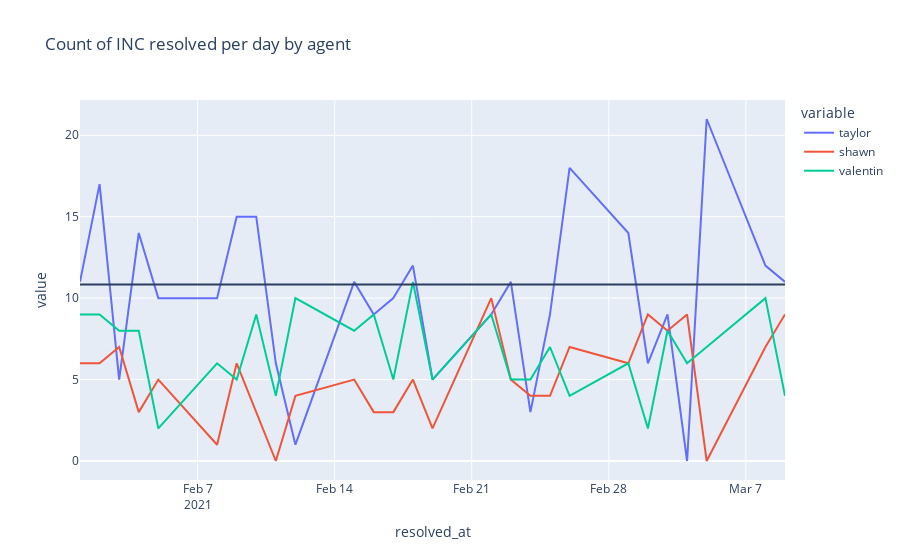

The notebook cell saved with this chart:
### Code cell
df_support = df_main[ (df_main['resolved_by_username_value'] == 'Shawn McCoy') |
                     (df_main['resolved_by_username_value'] == 'Taylor Ramsey')|
                    (df_main['resolved_by_username_value'] == 'Valentin Correa')]

# start_time & end_time
df_support = df_support[ (df_support['resolved_at'] >= '2021-02-01')  ]
df_support['resolved_at'].dt.day.groupby(df_support['resolved_by_username_value']).count()

df_taylor = df_support[ df_support['resolved_by_username_value'] == 'Taylor Ramsey' ]
df_valentin = df_support[ df_support['resolved_by_username_value'] == 'Valentin Correa' ]
df_shawn = df_support[ df_support['resolved_by_username_value'] == 'Shawn McCoy' ]

inc_daily_taylor = df_taylor['task_effective_number'].groupby(df_support['resolved_at'].dt.date).count()
inc_daily_valentin = df_valentin['task_effective_number'].groupby(df_support['resolved_at'].dt.date).count()
inc_daily_shawn = df_shawn['task_effective_number'].groupby(df_support['resolved_at'].dt.date).count()

inc_daily_data = {"taylor": inc_daily_taylor,
                "valentin": inc_daily_valentin,
                "shawn": inc_daily_shawn}

df = pd.concat(inc_daily_data,axis = 1)
df = df.fillna(0)
df = df.sort_index()


# THIS IS THE CORRECT WAY TO BUILD THE CHART, USING 'OPENED AT' WILL ADD WEEKEND DAYS (IF INC OPENED THAT DAY)

averag_inc_resolved = (df_support['resolved_at'].dt.day.groupby(df_support['resolved_by_username_value']).mean()[0] +
df_support['resolved_at'].dt.day.groupby(df_support['resolved_by_username_value']).mean()[1] +
df_support['resolved_at'].dt.day.groupby(df_support['resolved_by_username_value']).mean()[2]) / 3

fig = px.line(df, x=df.index, y=[df.taylor, df.shawn, df.valentin], title='Count of INC resolved per day by agent')
fig.add_hline(y=averag_inc_resolved)
fig.show()

### Figure 1 — Plotly figure (JSON) as saved in the notebook; plotly's stock layout.template omitted (floating-point values rounded to 4 significant figures)
{"data": [{"hovertemplate": "variable=taylor<br>resolved_at=%{x}<br>value=%{y}<extra></extra>", "legendgroup": "taylor", "line": {"color": "#636efa", "dash": "solid"}, "mode": "lines", "name": "taylor", "orientation": "v", "showlegend": true, "type": "scatter", "x": ["2021-02-01", "2021-02-02", "2021-02-03", "2021-02-04", "2021-02-05", "2021-02-08", "2021-02-09", "2021-02-10", "2021-02-11", "2021-02-12", "2021-02-15", "2021-02-16", "2021-02-17", "2021-02-18", "2021-02-19", "2021-02-22", "2021-02-23", "2021-02-24", "2021-02-25", "2021-02-26", "2021-03-01", "2021-03-02", "2021-03-03", "2021-03-04", "2021-03-05", "2021-03-08", "2021-03-09"], "xaxis": "x", "y": [11, 17, 5, 14, 10, 10, 15, 15, 6, 1, 11, 9, 10, 12, 5, 9, 11, 3, 9, 18, 14, 6, 9, 0, 21, 12, 11], "yaxis": "y"}, {"hovertemplate": "variable=shawn<br>resolved_at=%{x}<br>value=%{y}<extra></extra>", "legendgroup": "shawn", "line": {"color": "#EF553B", "dash": "solid"}, "mode": "lines", "name": "shawn", "orientation": "v", "showlegend": true, "type": "scatter", "x": ["2021-02-01", "2021-02-02", "2021-02-03", "2021-02-04", "2021-02-05", "2021-02-08", "2021-02-09", "2021-02-10", "2021-02-11", "2021-02-12", "2021-02-15", "2021-02-16", "2021-02-17", "2021-02-18", "2021-02-19", "2021-02-22", "2021-02-23", "2021-02-24", "2021-02-25", "2021-02-26", "2021-03-01", "2021-03-02", "2021-03-03", "2021-03-04", "2021-03-05", "2021-03-08", "2021-03-09"], "xaxis": "x", "y": [6, 6, 7, 3, 5, 1, 6, 3, 0, 4, 5, 3, 3, 5, 2, 10, 5, 4, 4, 7, 6, 9, 8, 9, 0, 7, 9], "yaxis": "y"}, {"hovertemplate": "variable=valentin<br>resolved_at=%{x}<br>value=%{y}<extra></extra>", "legendgroup": "valentin", "line": {"color": "#00cc96", "dash": "solid"}, "mode": "lines", "name": "valentin", "orientation": "v", "showlegend": true, "type": "scatter", "x": ["2021-02-01", "2021-02-02", "2021-02-03", "2021-02-04", "2021-02-05", "2021-02-08", "2021-02-09", "2021-02-10", "2021-02-11", "2021-02-12", "2021-02-15", "2021-02-16", "2021-02-17", "2021-02-18", "2021-02-19", "2021-02-22", "2021-02-23", "2021-02-24", "2021-02-25", "2021-02-26", "2021-03-01", "2021-03-02", "2021-03-03", "2021-03-04", "2021-03-05", "2021-03-08", "2021-03-09"], "xaxis": "x", "y": [9, 9, 8, 8, 2, 6, 5, 9, 4, 10, 8, 9, 5, 11, 5, 9, 5, 5, 7, 4, 6, 2, 8, 6, 7, 10, 4], "yaxis": "y"}], "layout": {"legend": {"title": {"text": "variable"}, "tracegroupgap": 0}, "shapes": [{"type": "line", "x0": 0, "x1": 1, "xref": "x domain", "y0": 10.83, "y1": 10.83, "yref": "y"}], "title": {"text": "Count of INC resolved per day by agent"}, "xaxis": {"anchor": "y", "domain": [0, 1], "title": {"text": "resolved_at"}}, "yaxis": {"anchor": "x", "domain": [0, 1], "title": {"text": "value"}}}}
